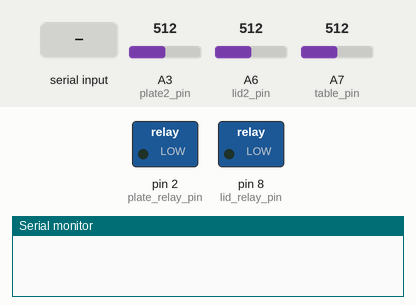
Simulated run of this sketch. Board: Arduino Nano, built with avr-gcc and run on an emulated ATmega328P. Parts: switched loads named in the sketch (green lamp = pin HIGH), the last lines printed to the serial monitor. The test bench sets the inputs (shaded band); at power-on: A6 (lid2_pin) = 512, A7 (table_pin) = 512, A3 (plate2_pin) = 512.

Above: at 0.9 s.
1.0 s: "1" received over Serial
At 3.8 s:
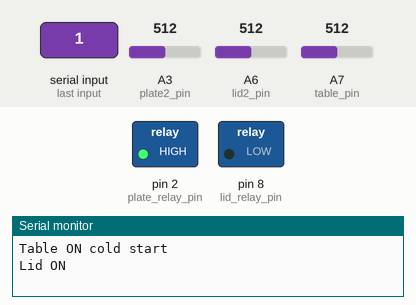
4.0 s: A6 (lid2_pin) set to 106
6.2 s: A6 (lid2_pin) set to 89
At 7.7 s:
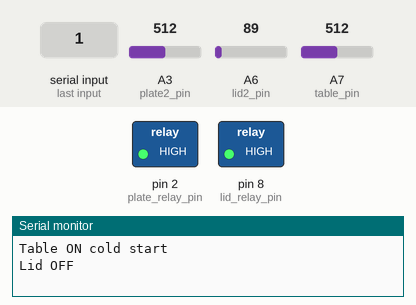
8.6 s: A7 (table_pin) set to 143
11.6 s: A7 (table_pin) set to 126
At 13.8 s:
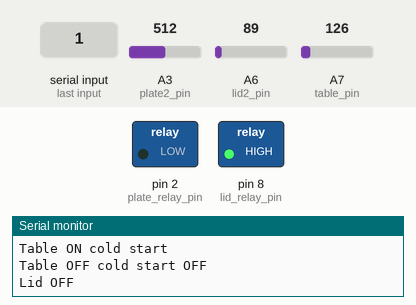
Timing chart, 0 to 15.3 s (numbered marks = the images above; inputs shaded):
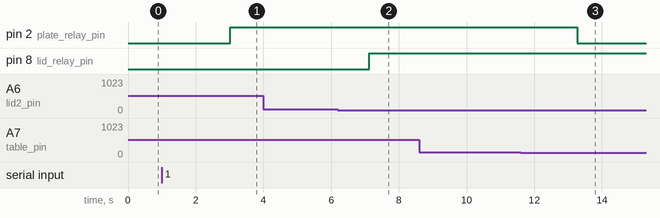

The sketch:

master_reader_2_step.ino
```cpp
#define B 3950 // B-коэффициент
#define SERIAL_R 100000 // сопротивление последовательного резистора, 102 кОм
#define THERMISTOR_R 100000 // номинальное сопротивления термистора, 100 кОм
#define NOMINAL_T 25 // номинальная температура (при которой TR = 100 кОм)
#define R_ref 890
#define R0 1000
#define alpha 3850

boolean cold_start=true;
boolean start =false;

int set_temp_arr[] = {30,35,40};


int lid_temp_lower[]={33, 43, 50};
int lid_temp_upper[]={35, 45, 55};

int table_temp_cold_start[] =  {47, 63, 75};
int table_temp_control_lower[]={33, 41, 48};
int table_temp_control_upper[]={35, 43, 50};


int i = 2;

const int numReadings = 20;
int interval = 100;
int count=0;

float table_temp = 0;
float plate1_temp = 0;
float plate2_temp = 0;
float lid1_temp = 0;
float lid2_temp = 0;

int table_pin = A7;
int plate1_pin = A2;
int plate2_pin = A3;
int lid1_pin = A5;
int lid2_pin = A6;
int lid_relay_pin = 8;
int plate_relay_pin = 2;


float volt_to_temp_ntc(int t){
    float tr = 1023.0 / t - 1;
    tr = SERIAL_R / tr;
    float steinhart=0;
    steinhart = tr / THERMISTOR_R; // (R/Ro)
    steinhart = log(steinhart); // ln(R/Ro)
    steinhart /= B; // 1/B * ln(R/Ro)
    steinhart += 1.0 / (NOMINAL_T + 273.15); // + (1/To)
    steinhart = 1.0 / steinhart; // Invert
    steinhart -= 273.15;
    return (steinhart);
}

float volt_to_temp_dtc(int phi){

  float R_therm = (float)phi*R_ref/(1023.0 - (float)phi);
  float temp = (R_therm - R0);
  temp/=alpha;
  temp=temp*1000000;
  temp/=R0;
  return temp;
}


void setup() {
  Serial.begin( 9600 );


  pinMode(table_pin, INPUT);
  pinMode(plate1_pin, INPUT);
  pinMode(plate2_pin, INPUT);
  pinMode(lid1_pin, INPUT);
  pinMode(lid2_pin, INPUT);
  pinMode(lid_relay_pin, OUTPUT);
  pinMode(plate_relay_pin, OUTPUT);
  digitalWrite(plate_relay_pin, LOW);
  digitalWrite(lid_relay_pin, LOW);

  while (!start){

    if (Serial.available()>0){
      char incomingCharacter = Serial.read();
      switch (incomingCharacter) {
        case '1':
        start=true;
        break;

      }
    }
    }
  }

void read_temp(){
  table_temp = 0;
  plate1_temp = 0;
  plate2_temp = 0;
  lid1_temp = 0;
  lid2_temp = 0;
  for (int j = 0; j < numReadings; j++){
      table_temp += volt_to_temp_ntc(analogRead(table_pin));
      //plate1_temp += volt_to_temp_dtc(analogRead(plate1_pin));
      plate2_temp += volt_to_temp_dtc(analogRead(plate2_pin));
      //lid1_temp += volt_to_temp_ntc(analogRead(lid1_pin));
      lid2_temp += volt_to_temp_ntc(analogRead(lid2_pin));
      delay(interval);
    }
  table_temp /= numReadings;
  plate1_temp /= numReadings;
  plate2_temp /= numReadings;
  lid1_temp /= numReadings;
  lid2_temp /= numReadings;


  Serial.print("table=");
  Serial.print(table_temp);
  Serial.print(" plate1=");
  Serial.print(plate1_temp);
  Serial.print(" lid1=");
  Serial.print(lid1_temp);
  Serial.print(" plate2=");
  Serial.print(plate2_temp);
  Serial.print(" lid2=");
  Serial.println(lid2_temp);
}

void control_table_relay(){
  if (cold_start){
        digitalWrite(plate_relay_pin, HIGH);
        Serial.println("Table ON cold start");
        if (table_temp > table_temp_cold_start[i]){
          digitalWrite(plate_relay_pin, LOW);
          cold_start = false;
          Serial.println("Table OFF cold start OFF");
        }
    }else{

    if (table_temp < table_temp_control_lower[i]){
      digitalWrite(plate_relay_pin, HIGH);
      Serial.println("Table ON");
    } else if (table_temp > table_temp_control_upper[i]){
      digitalWrite(plate_relay_pin, LOW);
      Serial.println("Table OFF");
    }
    }
}

void control_lid_relay(){
  if (lid2_temp < lid_temp_lower[i]){
      digitalWrite(lid_relay_pin, LOW);
      Serial.println("Lid ON");
    } else if (lid2_temp > lid_temp_upper[i]) {
      digitalWrite(lid_relay_pin, HIGH);
      Serial.println("Lid OFF");
    }
}

void loop() {
    read_temp();
    control_table_relay();
    control_lid_relay();

    // uint32_t sec = millis() / 1000ul;

    // if ((sec%1800==0) and sec>1){
    //   i+=1;
    //   cold_start=true;
    //   cool=false;
    //   control=false;
    // }


    }
```

Measured:
- the behaviour switches between 101 and 100 on A6 (lid2_pin) (found by bisection; images 1 and 2)
- the behaviour switches between 133 and 132 on A7 (table_pin) (found by bisection; images 2 and 3)
- after the input at 1.0 s, pin 2 (plate_relay_pin): LOW → HIGH after 2.0 s
- after the input at 11.6 s, pin 2 (plate_relay_pin): HIGH → LOW after 1.7 s
